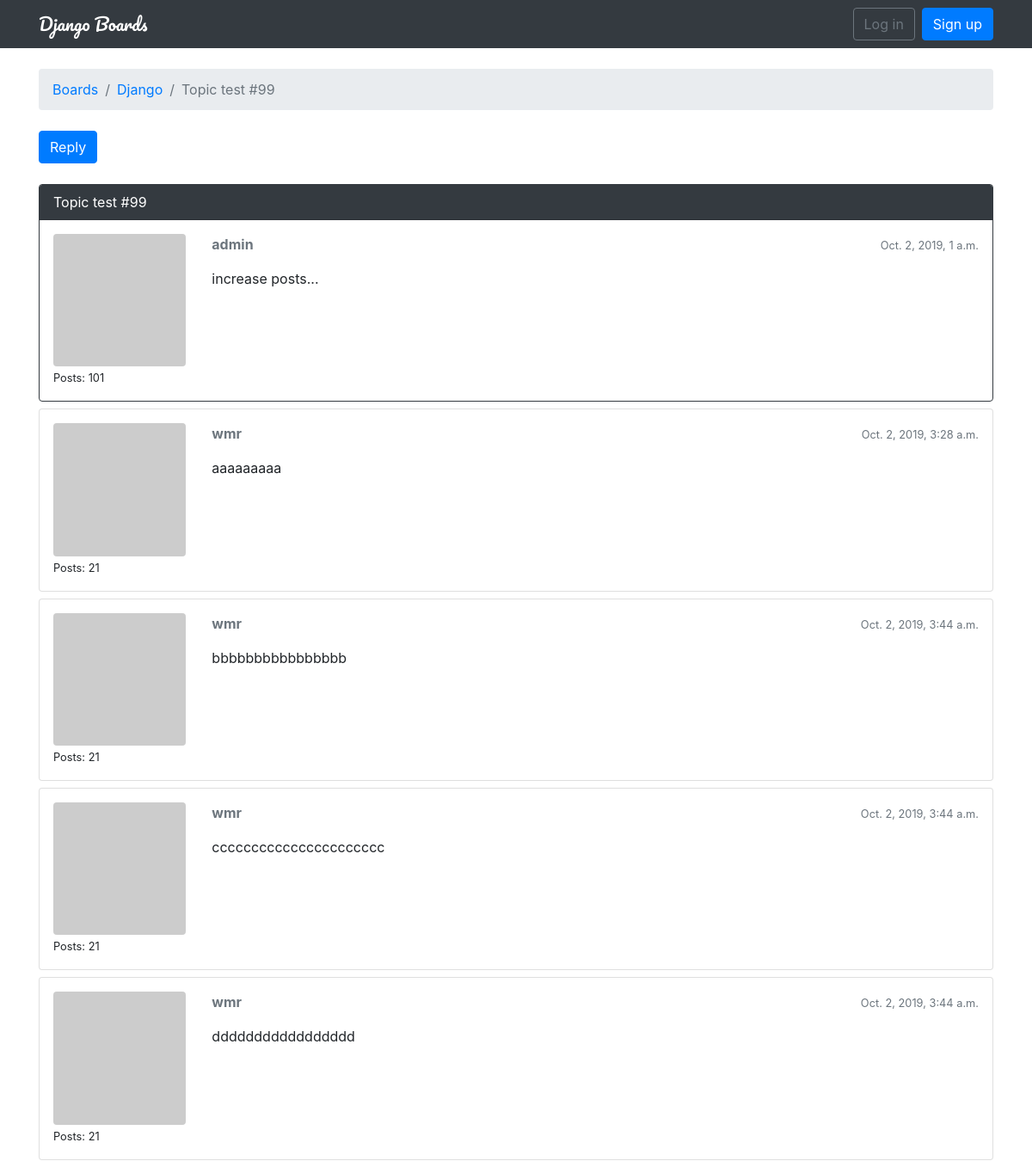
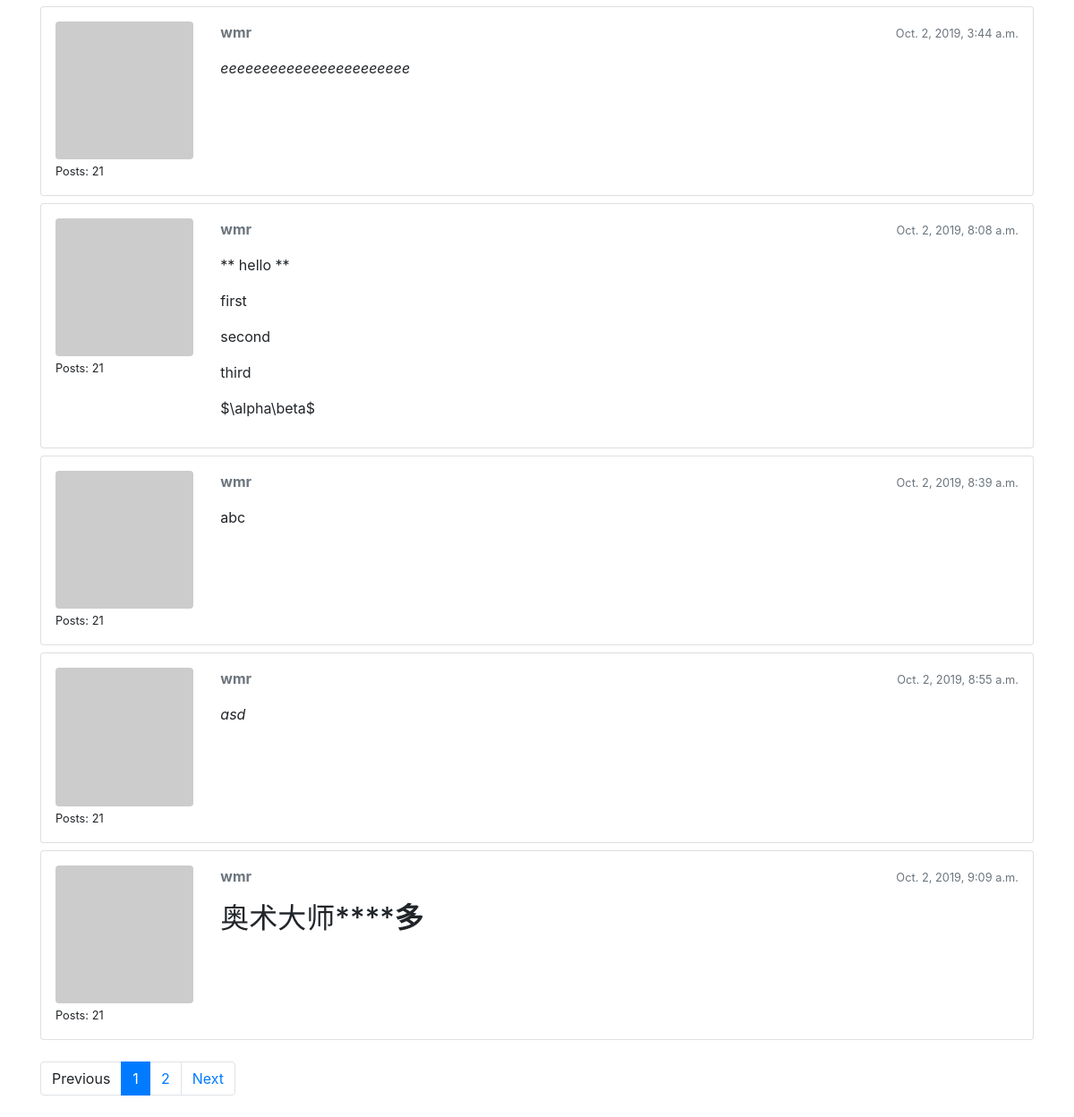
Screenshot of /board/1/topics/104/ with the database file from the repository (2 pictures, top to bottom).
### boards/models.py (models this page shows, shortened)
class Topic(models.Model):
    subject = models.CharField(max_length=255)
    last_updated = models.DateTimeField(auto_now_add=True)  # 创建对象时，设置为当前时间
    board = models.ForeignKey(Board, related_name='topics')  # 外键，related_name告诉关联的模型用什么字段引用本模型
    starter = models.ForeignKey(User, related_name='topics')
    views = models.PositiveIntegerField(default=0)  # 添加当前主题的访问次数

class Board(models.Model):
    name = models.CharField(max_length=30, unique=True)  # 限制名称唯一性
    description = models.CharField(max_length=255)

class Post(models.Model):
    message = models.TextField(max_length=4000)
    topic = models.ForeignKey(Topic, related_name='posts')
    created_at = models.DateTimeField(auto_now_add=True)
    updated_at = models.DateTimeField(null=True)
    created_by = models.ForeignKey(User, related_name='posts')
    updated_by = models.ForeignKey(User, null=True, related_name='+')  # +表示不建立反向关系，即不关心用户修改过哪些帖子
    def get_message_as_markdown(self):
        return mark_safe(markdown(self.message, safe_mode='escape'))

### boards/views.py (the view)
# urls.py: url(r'^board/(?P<pk>\d+)/topics/(?P<topic_pk>\d+)/$', views.PostListView.as_view(), name='topic_posts'),
class PostListView(ListView):
    model = Post
    context_object_name = 'posts'
    template_name = 'topic_posts.html'
    paginate_by = 10
    def get_context_data(self, **kwargs):
        session_key = 'viewed_topic_{}'.format(self.topic.pk)
        if not self.request.session.get(session_key, False):
            self.topic.views += 1
            self.topic.save()
            self.request.session[session_key] = True
        kwargs['topic'] = self.topic
        return super().get_context_data(**kwargs)
    def get_queryset(self):
        self.topic = get_object_or_404(Topic, board__pk=self.kwargs.get('pk'), pk=self.kwargs.get('topic_pk'))
        queryset = self.topic.posts.order_by('created_at')  # create_at表示正序，-created_at表示倒序
        return queryset

### boards/templatetags/gravatar.py (called while the page is built)
@register.filter
def gravatar(user):
    email = user.email.lower().encode('utf-8')
    default = 'mm'
    size = 256
    url = 'https://www.gravatar.com/avatar/{md5}?{params}'.format(
        md5=hashlib.md5(email).hexdigest(),
        params=urlencode({'d': default, 's': str(size)})
    )
    return url

### templates/topic_posts.html (shortened to what this page needs)
{% extends 'base.html' %}
{% load gravatar %}
{% block breadcrumb %}
<li class="breadcrumb-item"><a href="{% url 'home' %}">Boards</a></li>
<li class="breadcrumb-item"><a href="{% url 'board_topics' topic.board.pk %}">{{ topic.board.name }}</a></li>
<li class="breadcrumb-item active">{{ topic.subject }}</li>
{% endblock %}
{% block content %}
<div class="mb-4">
    <a href="{% url 'reply_topic' topic.board.pk topic.pk %}" class="btn btn-primary" role="button">Reply</a>
</div>
{% for post in posts %}
<div id="{{ post.pk }}" class="card {% if forloop.last %} mb-4 {% else %} mb-2 {% endif %} {% if forloop.first %} border-dark {% endif %}">
    {% if forloop.first %}
    <div class="card-header text-white bg-dark py-2 px-3">{{ topic.subject }}</div>
    {% endif %}
    <div class="card-body p-3">
        <div class="row">
            <div class="col-2">
                <img src="{{ post.created_by|gravatar }}" alt="{{ post.created_by.username }}" class="w-100 rounded">
                <small>Posts: {{ post.created_by.posts.count }}</small>
            </div>
            <div class="col-10">
                <div class="row mb-3">
                    <div class="col-6">
                        <strong class="text-muted">{{ post.created_by.username }}</strong>
                    </div>
                    <div class="col-6 text-right">
                        <small class="text-muted">{{ post.created_at }}</small>
                    </div>
                </div>
                <div class="post-body">
                    {{ post.get_message_as_markdown }}
                </div>
            </div>
        </div>
    </div>
</div>
{% endfor %}
{% include 'include/pagination.html' %}
{% endblock %}

### rows the page displays
Topic: board.name "Django", subject "Topic test #99"
Post: created_by.posts.count "101", created_by.username "admin", created_at "Oct. 2, 2019, 1 a.m.", get_message_as_markdown "increase posts..."
Post: created_by.posts.count "21", created_by.username "wmr", created_at "Oct. 2, 2019, 3:28 a.m.", get_message_as_markdown "aaaaaaaaa"
Post: created_by.posts.count "21", created_by.username "wmr", created_at "Oct. 2, 2019, 3:44 a.m.", get_message_as_markdown "bbbbbbbbbbbbbbbb"
Post: created_by.posts.count "21", created_by.username "wmr", created_at "Oct. 2, 2019, 3:44 a.m.", get_message_as_markdown "cccccccccccccccccccccc"
Post: created_by.posts.count "21", created_by.username "wmr", created_at "Oct. 2, 2019, 3:44 a.m.", get_message_as_markdown "ddddddddddddddddd"
Post: created_by.posts.count "21", created_by.username "wmr", created_at "Oct. 2, 2019, 3:44 a.m.", get_message_as_markdown "eeeeeeeeeeeeeeeeeeeeeee"
Post: created_by.posts.count "21", created_by.username "wmr", created_at "Oct. 2, 2019, 8:08 a.m.", get_message_as_markdown "** hello ** first second third $\\alpha\\beta$"
Post: created_by.posts.count "21", created_by.username "wmr", created_at "Oct. 2, 2019, 8:39 a.m.", get_message_as_markdown "abc"
Post: created_by.posts.count "21", created_by.username "wmr", created_at "Oct. 2, 2019, 8:55 a.m.", get_message_as_markdown "asd"
Post: created_by.posts.count "21", created_by.username "wmr", created_at "Oct. 2, 2019, 9:09 a.m.", get_message_as_markdown "奥术大师**** 多"

### other values shown
{{ page_num }} "1"
{{ page_num }} "2"
